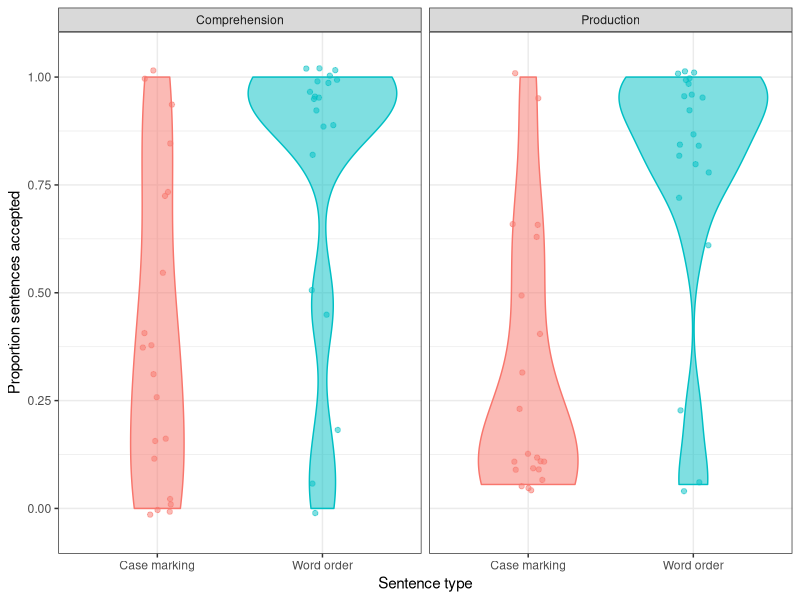

This chart was generated by the following R code:
## ---- chunk 1
knitr::opts_chunk$set(
  fig.width=7, fig.height=5, fig.retina=3,
  out.width = "80%", fig.align = "center",
  cache = FALSE,
  echo = FALSE,
  message = FALSE, 
  warning = FALSE,
  hiline = TRUE
)

library(tidyverse)

options(dplyr.summarise.inform = FALSE)
theme_set(theme_bw())

acc <- read_csv('../data/acceptance.csv')
## ---- chunk 2
acc %>% 
  group_by(ppt_id, condition, sentence_type) %>% 
  summarise(propn_accepted = mean(sentence_accepted)) %>% 
  ggplot(aes(x = sentence_type, y = propn_accepted, fill = sentence_type, colour = sentence_type)) +
  geom_violin(alpha = 0.5) +
  geom_jitter(alpha = 0.5, width = 0.1) +
  facet_wrap(~ condition) +
  ylim(-0.05, 1.05) +
  labs(y = 'Proportion sentences accepted',
       x = 'Sentence type') +
  theme(legend.position = 'none') +
  scale_x_discrete(labels = c('Case marking', 'Word order')) +
  NULL
## ---- chunk 3
acc <- acc %>% 
  mutate(
    cond = ifelse(condition == 'Comprehension', -0.5, 0.5),
    sent = ifelse(sentence_type == 'case_marking', -0.5, 0.5),
    condsent = cond * sent * 2
  )
